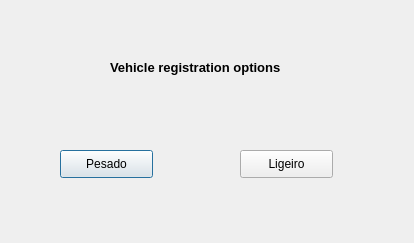
<?xml version="1.0" encoding="UTF-8"?>
<ui version="4.0">
 <class>Dialog</class>
 <widget class="QDialog" name="Dialog">
  <property name="geometry">
   <rect>
    <x>0</x>
    <y>0</y>
    <width>414</width>
    <height>243</height>
   </rect>
  </property>
  <property name="windowTitle">
   <string>Dialog</string>
  </property>
  <widget class="QLabel" name="label">
   <property name="geometry">
    <rect>
     <x>110</x>
     <y>60</y>
     <width>171</width>
     <height>16</height>
    </rect>
   </property>
   <property name="text">
    <string>&lt;html&gt;&lt;head/&gt;&lt;body&gt;&lt;p&gt;&lt;span style=&quot; font-size:10pt; font-weight:600;&quot;&gt;Vehicle registration options&lt;/span&gt;&lt;/p&gt;&lt;/body&gt;&lt;/html&gt;</string>
   </property>
  </widget>
  <widget class="QPushButton" name="btnPesado">
   <property name="geometry">
    <rect>
     <x>60</x>
     <y>150</y>
     <width>93</width>
     <height>28</height>
    </rect>
   </property>
   <property name="text">
    <string>Pesado</string>
   </property>
  </widget>
  <widget class="QPushButton" name="btnLigeiro">
   <property name="geometry">
    <rect>
     <x>240</x>
     <y>150</y>
     <width>93</width>
     <height>28</height>
    </rect>
   </property>
   <property name="text">
    <string>Ligeiro</string>
   </property>
  </widget>
 </widget>
 <resources/>
 <connections/>
</ui>
